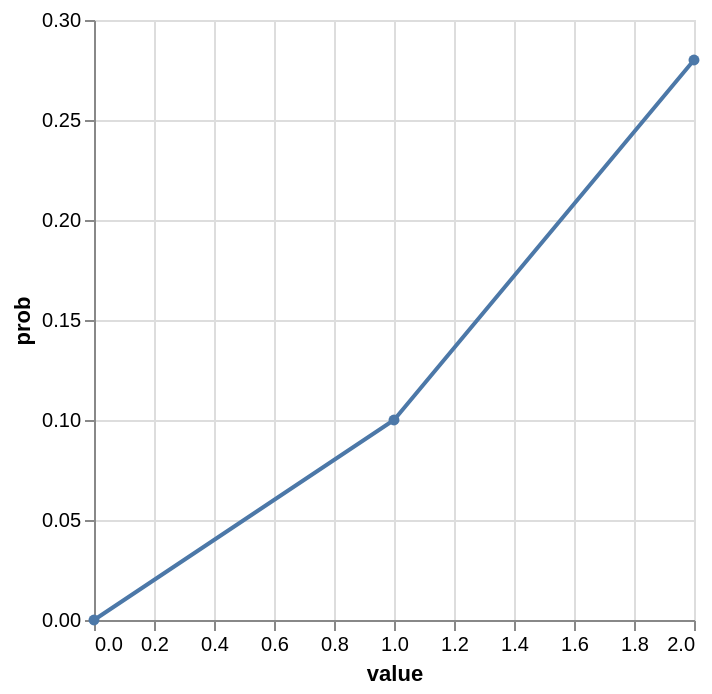

This figure's Vega-Lite source:
### Vega-Lite specification from a JSON file in a GitHub repository (floating-point values rounded to 4 significant figures)
{"$schema": "https://vega.github.io/schema/vega-lite/v6.json", "description": "Poisson distribution cumulative probabilities.", "data": {"values": [{"value": 0, "prob": 0.0}, {"value": 1, "prob": 0.1}, {"value": 2, "prob": 0.28}]}, "mark": {"type": "line", "tooltip": true, "point": true}, "encoding": {"x": {"field": "value", "type": "quantitative"}, "y": {"field": "prob", "type": "quantitative"}}, "width": "container", "height": "container"}
